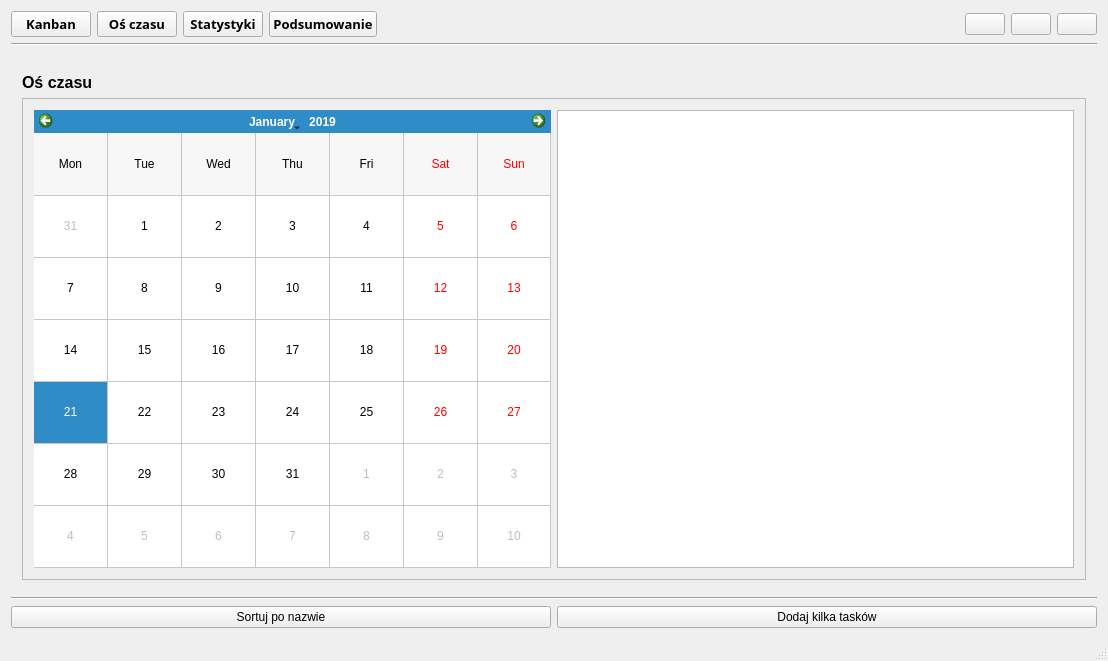
<?xml version="1.0" encoding="UTF-8"?>
<ui version="4.0">
 <class>MainWindow</class>
 <widget class="QMainWindow" name="MainWindow">
  <property name="geometry">
   <rect>
    <x>0</x>
    <y>0</y>
    <width>1108</width>
    <height>661</height>
   </rect>
  </property>
  <property name="windowTitle">
   <string>MainWindow</string>
  </property>
  <property name="styleSheet">
   <string notr="true">&lt;style&gt;
MainWindow,QPushButton,QFrame#TASKFRAME,Task QLabel,QWidget#scrollAreaWidgetContents_3,QWidget#scrollAreaWidgetContents_4,QWidget#scrollAreaWidgetContents_6,{                    
                background-color: dimgray;         
                color: lightgrey;        
                 border: 1px solid lightgrey;        
                 border-radius: 4px;        
                padding: 2px;        
            }

QScrollBar { 
            color: lightgrey;         \
            background-color: dimgray;           \
            }
&lt;/style&gt;</string>
  </property>
  <widget class="QWidget" name="centralWidget">
   <layout class="QVBoxLayout" name="verticalLayout">
    <item>
     <layout class="QHBoxLayout" name="topMainHLayout">
      <property name="sizeConstraint">
       <enum>QLayout::SetDefaultConstraint</enum>
      </property>
      <item>
       <layout class="QHBoxLayout" name="topLeftHLayout">
        <item>
         <widget class="QPushButton" name="pBtn_Kanban">
          <property name="sizePolicy">
           <sizepolicy hsizetype="Minimum" vsizetype="Fixed">
            <horstretch>0</horstretch>
            <verstretch>0</verstretch>
           </sizepolicy>
          </property>
          <property name="font">
           <font>
            <family>Segoe UI Semibold</family>
            <pointsize>10</pointsize>
            <weight>75</weight>
            <bold>true</bold>
           </font>
          </property>
          <property name="text">
           <string>Kanban</string>
          </property>
          <property name="icon">
           <iconset resource="resources.qrc">
            <normaloff>:/res/icons/calendar256.png</normaloff>:/res/icons/calendar256.png</iconset>
          </property>
          <property name="iconSize">
           <size>
            <width>40</width>
            <height>40</height>
           </size>
          </property>
         </widget>
        </item>
        <item>
         <widget class="QPushButton" name="pBtn_Timeline">
          <property name="font">
           <font>
            <family>Segoe UI Semibold</family>
            <pointsize>10</pointsize>
            <weight>75</weight>
            <bold>true</bold>
           </font>
          </property>
          <property name="text">
           <string>Oś czasu</string>
          </property>
          <property name="icon">
           <iconset resource="resources.qrc">
            <normaloff>:/res/icons/tmeline256.png</normaloff>:/res/icons/tmeline256.png</iconset>
          </property>
          <property name="iconSize">
           <size>
            <width>40</width>
            <height>40</height>
           </size>
          </property>
         </widget>
        </item>
        <item>
         <widget class="QPushButton" name="pBtn_Stats">
          <property name="font">
           <font>
            <family>Segoe UI Semibold</family>
            <pointsize>10</pointsize>
            <weight>75</weight>
            <bold>true</bold>
           </font>
          </property>
          <property name="text">
           <string>Statystyki</string>
          </property>
          <property name="icon">
           <iconset resource="resources.qrc">
            <normaloff>:/res/icons/diagram256.png</normaloff>:/res/icons/diagram256.png</iconset>
          </property>
          <property name="iconSize">
           <size>
            <width>40</width>
            <height>40</height>
           </size>
          </property>
         </widget>
        </item>
        <item>
         <widget class="QPushButton" name="pBtn_Summary">
          <property name="font">
           <font>
            <family>Segoe UI Semibold</family>
            <pointsize>10</pointsize>
            <weight>75</weight>
            <bold>true</bold>
           </font>
          </property>
          <property name="text">
           <string>Podsumowanie</string>
          </property>
          <property name="icon">
           <iconset resource="resources.qrc">
            <normaloff>:/res/icons/summary256.png</normaloff>:/res/icons/summary256.png</iconset>
          </property>
          <property name="iconSize">
           <size>
            <width>40</width>
            <height>40</height>
           </size>
          </property>
         </widget>
        </item>
       </layout>
      </item>
      <item>
       <spacer name="topHSpacer_TopLeftRight">
        <property name="orientation">
         <enum>Qt::Horizontal</enum>
        </property>
        <property name="sizeType">
         <enum>QSizePolicy::Expanding</enum>
        </property>
        <property name="sizeHint" stdset="0">
         <size>
          <width>40</width>
          <height>20</height>
         </size>
        </property>
       </spacer>
      </item>
      <item>
       <layout class="QHBoxLayout" name="topRightHLayout">
        <item>
         <widget class="QPushButton" name="pBtn_NightMode">
          <property name="text">
           <string/>
          </property>
          <property name="icon">
           <iconset resource="resources.qrc">
            <normaloff>:/res/icons/switchOFF256.png</normaloff>:/res/icons/switchOFF256.png</iconset>
          </property>
          <property name="iconSize">
           <size>
            <width>40</width>
            <height>40</height>
           </size>
          </property>
         </widget>
        </item>
        <item>
         <widget class="QPushButton" name="pBtn_Notifications">
          <property name="text">
           <string/>
          </property>
          <property name="icon">
           <iconset resource="resources.qrc">
            <normaloff>:/res/icons/notification256.png</normaloff>:/res/icons/notification256.png</iconset>
          </property>
          <property name="iconSize">
           <size>
            <width>40</width>
            <height>40</height>
           </size>
          </property>
         </widget>
        </item>
        <item>
         <widget class="QPushButton" name="pBtn_Settings">
          <property name="text">
           <string/>
          </property>
          <property name="icon">
           <iconset resource="resources.qrc">
            <normaloff>:/res/icons/settings256.png</normaloff>:/res/icons/settings256.png</iconset>
          </property>
          <property name="iconSize">
           <size>
            <width>40</width>
            <height>40</height>
           </size>
          </property>
         </widget>
        </item>
       </layout>
      </item>
     </layout>
    </item>
    <item>
     <widget class="Line" name="line_2">
      <property name="orientation">
       <enum>Qt::Horizontal</enum>
      </property>
     </widget>
    </item>
    <item>
     <spacer name="verticalSpacer_4">
      <property name="orientation">
       <enum>Qt::Vertical</enum>
      </property>
      <property name="sizeType">
       <enum>QSizePolicy::Fixed</enum>
      </property>
      <property name="sizeHint" stdset="0">
       <size>
        <width>20</width>
        <height>10</height>
       </size>
      </property>
     </spacer>
    </item>
    <item>
     <widget class="QStackedWidget" name="stackedWidget">
      <property name="font">
       <font>
        <kerning>true</kerning>
       </font>
      </property>
      <property name="currentIndex">
       <number>2</number>
      </property>
      <widget class="QWidget" name="page">
       <layout class="QVBoxLayout" name="verticalLayout_3">
        <item>
         <widget class="QLabel" name="label">
          <property name="font">
           <font>
            <pointsize>22</pointsize>
           </font>
          </property>
          <property name="text">
           <string>Podsumowanie</string>
          </property>
         </widget>
        </item>
       </layout>
      </widget>
      <widget class="QWidget" name="page_2">
       <layout class="QVBoxLayout" name="verticalLayout_2">
        <item>
         <layout class="QGridLayout" name="centralMainGLayout">
          <item row="0" column="2">
           <layout class="QHBoxLayout" name="horizontalLayout_4">
            <item>
             <widget class="QLabel" name="label_InProgress">
              <property name="font">
               <font>
                <family>Segoe UI Black</family>
                <pointsize>10</pointsize>
                <weight>75</weight>
                <bold>true</bold>
               </font>
              </property>
              <property name="text">
               <string>IN PROGRESS</string>
              </property>
              <property name="alignment">
               <set>Qt::AlignCenter</set>
              </property>
             </widget>
            </item>
           </layout>
          </item>
          <item row="0" column="4">
           <layout class="QHBoxLayout" name="horizontalLayout_6">
            <item>
             <widget class="QLabel" name="label_Done">
              <property name="font">
               <font>
                <family>Segoe UI Black</family>
                <pointsize>10</pointsize>
                <weight>75</weight>
                <bold>true</bold>
               </font>
              </property>
              <property name="text">
               <string>DONE</string>
              </property>
              <property name="alignment">
               <set>Qt::AlignCenter</set>
              </property>
             </widget>
            </item>
           </layout>
          </item>
          <item row="0" column="0">
           <layout class="QHBoxLayout" name="horizontalLayout_5">
            <item>
             <widget class="QLabel" name="label_Todo">
              <property name="font">
               <font>
                <family>Segoe UI Black</family>
                <pointsize>10</pointsize>
                <weight>75</weight>
                <bold>true</bold>
               </font>
              </property>
              <property name="text">
               <string>TO-DO</string>
              </property>
              <property name="alignment">
               <set>Qt::AlignCenter</set>
              </property>
             </widget>
            </item>
           </layout>
          </item>
          <item row="1" column="3">
           <widget class="Line" name="line_4">
            <property name="orientation">
             <enum>Qt::Vertical</enum>
            </property>
           </widget>
          </item>
          <item row="1" column="1">
           <widget class="Line" name="line_3">
            <property name="orientation">
             <enum>Qt::Vertical</enum>
            </property>
           </widget>
          </item>
          <item row="2" column="2">
           <widget class="QPushButton" name="pBtn_InProgressAdd">
            <property name="styleSheet">
             <string notr="true">#pushButton_8 {
        background: transparent;
}

#pushButton_9 {
        background: transparent;
}

#pushButton_10 {
        background: transparent;
}</string>
            </property>
            <property name="text">
             <string/>
            </property>
            <property name="icon">
             <iconset resource="resources.qrc">
              <normaloff>:/res/icons/plus256.png</normaloff>:/res/icons/plus256.png</iconset>
            </property>
            <property name="iconSize">
             <size>
              <width>40</width>
              <height>40</height>
             </size>
            </property>
           </widget>
          </item>
          <item row="2" column="0">
           <widget class="QPushButton" name="pBtn_TodoAdd">
            <property name="styleSheet">
             <string notr="true">#pushButton_8 {
        background: transparent;
}

#pushButton_9 {
        background: transparent;
}

#pushButton_10 {
        background: transparent;
}</string>
            </property>
            <property name="text">
             <string/>
            </property>
            <property name="icon">
             <iconset resource="resources.qrc">
              <normaloff>:/res/icons/plus256.png</normaloff>:/res/icons/plus256.png</iconset>
            </property>
            <property name="iconSize">
             <size>
              <width>40</width>
              <height>40</height>
             </size>
            </property>
           </widget>
          </item>
          <item row="2" column="4">
           <widget class="QPushButton" name="pBtn_DoneAdd">
            <property name="styleSheet">
             <string notr="true">#pushButton_8 {
        background: transparent;
}

#pushButton_9 {
        background: transparent;
}

#pushButton_10 {
        background: transparent;
}</string>
            </property>
            <property name="text">
             <string/>
            </property>
            <property name="icon">
             <iconset resource="resources.qrc">
              <normaloff>:/res/icons/plus256.png</normaloff>:/res/icons/plus256.png</iconset>
            </property>
            <property name="iconSize">
             <size>
              <width>40</width>
              <height>40</height>
             </size>
            </property>
           </widget>
          </item>
          <item row="1" column="2">
           <widget class="QScrollArea" name="scrollArea_2">
            <property name="widgetResizable">
             <bool>true</bool>
            </property>
            <widget class="QWidget" name="scrollAreaWidgetContents_4">
             <property name="geometry">
              <rect>
               <x>0</x>
               <y>0</y>
               <width>98</width>
               <height>28</height>
              </rect>
             </property>
             <layout class="QVBoxLayout" name="verticalLayout_11">
              <item>
               <layout class="QVBoxLayout" name="centralVLayout_InProgress">
                <item>
                 <spacer name="verticalSpacer_2">
                  <property name="orientation">
                   <enum>Qt::Vertical</enum>
                  </property>
                  <property name="sizeHint" stdset="0">
                   <size>
                    <width>20</width>
                    <height>40</height>
                   </size>
                  </property>
                 </spacer>
                </item>
               </layout>
              </item>
             </layout>
            </widget>
           </widget>
          </item>
          <item row="1" column="0">
           <widget class="QScrollArea" name="scrollArea">
            <property name="widgetResizable">
             <bool>true</bool>
            </property>
            <widget class="QWidget" name="scrollAreaWidgetContents_3">
             <property name="geometry">
              <rect>
               <x>0</x>
               <y>0</y>
               <width>98</width>
               <height>60</height>
              </rect>
             </property>
             <layout class="QVBoxLayout" name="verticalLayout_8">
              <item>
               <layout class="QVBoxLayout" name="centralVLayout_Todo">
                <property name="topMargin">
                 <number>0</number>
                </property>
                <item>
                 <spacer name="verticalSpacer">
                  <property name="orientation">
                   <enum>Qt::Vertical</enum>
                  </property>
                  <property name="sizeType">
                   <enum>QSizePolicy::MinimumExpanding</enum>
                  </property>
                  <property name="sizeHint" stdset="0">
                   <size>
                    <width>20</width>
                    <height>40</height>
                   </size>
                  </property>
                 </spacer>
                </item>
               </layout>
              </item>
             </layout>
            </widget>
           </widget>
          </item>
          <item row="1" column="4">
           <widget class="QScrollArea" name="scrollArea_3">
            <property name="widgetResizable">
             <bool>true</bool>
            </property>
            <widget class="QWidget" name="scrollAreaWidgetContents_6">
             <property name="geometry">
              <rect>
               <x>0</x>
               <y>0</y>
               <width>98</width>
               <height>28</height>
              </rect>
             </property>
             <layout class="QHBoxLayout" name="horizontalLayout">
              <item>
               <layout class="QVBoxLayout" name="centralVLayout_Done">
                <item>
                 <spacer name="verticalSpacer_3">
                  <property name="orientation">
                   <enum>Qt::Vertical</enum>
                  </property>
                  <property name="sizeHint" stdset="0">
                   <size>
                    <width>20</width>
                    <height>40</height>
                   </size>
                  </property>
                 </spacer>
                </item>
               </layout>
              </item>
             </layout>
            </widget>
           </widget>
          </item>
         </layout>
        </item>
       </layout>
      </widget>
      <widget class="QWidget" name="page_3">
       <layout class="QVBoxLayout" name="verticalLayout_4">
        <item>
         <widget class="QLabel" name="label_2">
          <property name="font">
           <font>
            <pointsize>12</pointsize>
            <weight>75</weight>
            <bold>true</bold>
           </font>
          </property>
          <property name="text">
           <string>Oś czasu</string>
          </property>
         </widget>
        </item>
        <item>
         <layout class="QVBoxLayout" name="verticalLayout_9">
          <item>
           <widget class="QScrollArea" name="scrollArea_4">
            <property name="widgetResizable">
             <bool>true</bool>
            </property>
            <widget class="QWidget" name="scrollAreaWidgetContents">
             <property name="geometry">
              <rect>
               <x>0</x>
               <y>0</y>
               <width>1068</width>
               <height>432</height>
              </rect>
             </property>
             <layout class="QHBoxLayout" name="horizontalLayout_3">
              <item>
               <layout class="QVBoxLayout" name="verticalLayout_10">
                <item>
                 <widget class="QCalendarWidget" name="calendarWidget">
                  <property name="selectedDate">
                   <date>
                    <year>2019</year>
                    <month>1</month>
                    <day>21</day>
                   </date>
                  </property>
                  <property name="minimumDate">
                   <date>
                    <year>2018</year>
                    <month>1</month>
                    <day>27</day>
                   </date>
                  </property>
                  <property name="maximumDate">
                   <date>
                    <year>2033</year>
                    <month>1</month>
                    <day>27</day>
                   </date>
                  </property>
                  <property name="gridVisible">
                   <bool>true</bool>
                  </property>
                  <property name="selectionMode">
                   <enum>QCalendarWidget::SingleSelection</enum>
                  </property>
                  <property name="verticalHeaderFormat">
                   <enum>QCalendarWidget::NoVerticalHeader</enum>
                  </property>
                  <property name="dateEditEnabled">
                   <bool>false</bool>
                  </property>
                 </widget>
                </item>
               </layout>
              </item>
              <item>
               <widget class="QListView" name="listView"/>
              </item>
             </layout>
            </widget>
           </widget>
          </item>
         </layout>
        </item>
       </layout>
      </widget>
      <widget class="QWidget" name="page_4">
       <layout class="QVBoxLayout" name="verticalLayout_5">
        <item>
         <widget class="QLabel" name="label_3">
          <property name="font">
           <font>
            <pointsize>22</pointsize>
           </font>
          </property>
          <property name="text">
           <string>Statystyki</string>
          </property>
         </widget>
        </item>
       </layout>
      </widget>
      <widget class="QWidget" name="page_5">
       <layout class="QVBoxLayout" name="verticalLayout_6">
        <item>
         <widget class="QLabel" name="label_4">
          <property name="font">
           <font>
            <pointsize>22</pointsize>
           </font>
          </property>
          <property name="text">
           <string>Powiadomienia</string>
          </property>
         </widget>
        </item>
       </layout>
      </widget>
      <widget class="QWidget" name="page_6">
       <layout class="QVBoxLayout" name="verticalLayout_7">
        <item>
         <widget class="QLabel" name="label_5">
          <property name="font">
           <font>
            <pointsize>22</pointsize>
           </font>
          </property>
          <property name="text">
           <string>Ustawienia</string>
          </property>
         </widget>
        </item>
       </layout>
      </widget>
     </widget>
    </item>
    <item>
     <widget class="Line" name="line">
      <property name="orientation">
       <enum>Qt::Horizontal</enum>
      </property>
     </widget>
    </item>
    <item>
     <layout class="QHBoxLayout" name="horizontalLayout_2">
      <item>
       <widget class="QPushButton" name="pBtn_TODO">
        <property name="text">
         <string>Sortuj po nazwie</string>
        </property>
       </widget>
      </item>
      <item>
       <widget class="QPushButton" name="pBtn_AddFew">
        <property name="text">
         <string>Dodaj kilka tasków</string>
        </property>
       </widget>
      </item>
     </layout>
    </item>
   </layout>
  </widget>
  <widget class="QMenuBar" name="menuBar">
   <property name="geometry">
    <rect>
     <x>0</x>
     <y>0</y>
     <width>1108</width>
     <height>21</height>
    </rect>
   </property>
  </widget>
  <widget class="QStatusBar" name="statusBar"/>
 </widget>
 <layoutdefault spacing="6" margin="11"/>
 <resources>
  <include location="resources.qrc"/>
 </resources>
 <connections/>
</ui>
